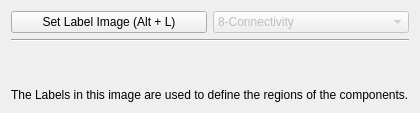
         <widget class="QWidget" name="tab_ImgLab">
          <attribute name="title">
           <string>IN - Labels</string>
          </attribute>
          <layout class="QGridLayout" name="gridLayout_6">
           <item row="0" column="0">
            <widget class="QPushButton" name="pushButton_ImgLab_GetImage">
             <property name="minimumSize">
              <size>
               <width>0</width>
               <height>20</height>
              </size>
             </property>
             <property name="maximumSize">
              <size>
               <width>16777215</width>
               <height>16777215</height>
              </size>
             </property>
             <property name="text">
              <string>Set Label Image (Alt + L)</string>
             </property>
             <property name="shortcut">
              <string>Alt+L</string>
             </property>
            </widget>
           </item>
           <item row="0" column="1">
            <widget class="QComboBox" name="comboBox_ImgLab_Connectivity">
             <property name="enabled">
              <bool>false</bool>
             </property>
             <property name="minimumSize">
              <size>
               <width>0</width>
               <height>20</height>
              </size>
             </property>
             <property name="maximumSize">
              <size>
               <width>16777215</width>
               <height>16777215</height>
              </size>
             </property>
             <item>
              <property name="text">
               <string>8-Connectivity</string>
              </property>
             </item>
             <item>
              <property name="text">
               <string>4-Connectivity</string>
              </property>
             </item>
            </widget>
           </item>
           <item row="1" column="0" colspan="2">
            <widget class="Line" name="line_ImgLab">
             <property name="orientation">
              <enum>Qt::Horizontal</enum>
             </property>
            </widget>
           </item>
           <item row="2" column="0">
            <spacer name="verticalSpacer_ImgLab">
             <property name="orientation">
              <enum>Qt::Vertical</enum>
             </property>
             <property name="sizeHint" stdset="0">
              <size>
               <width>20</width>
               <height>40</height>
              </size>
             </property>
            </spacer>
           </item>
           <item row="3" column="0" colspan="2">
            <widget class="QLabel" name="label_ImgLab_Info">
             <property name="text">
              <string>The Labels in this image are used to define the regions of the components.</string>
             </property>
            </widget>
           </item>
          </layout>
         </widget>
